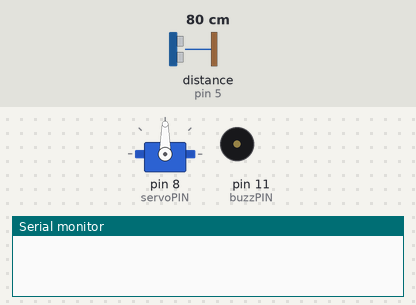
Bench run of a sketch on a simulated Arduino Uno, built with avr-gcc and run on an emulated ATmega328P. Shown: servo, buzzer (waves = sounding), the last lines printed to the serial monitor. Wiring (inferred from the names in the program): ultrasonic range finder: trigger pin 3; echo pin 5. The test bench sets the inputs (shaded band); at power-on: distance to the obstacle (sensor on pin 5) 80 cm. The echo pulse lasts 58.3 µs per cm.

Above: at 1.2 s.
1.3 s: distance to the obstacle (sensor on pin 5) set to 27 cm
2.8 s: distance to the obstacle (sensor on pin 5) set to 23 cm
At 2.92 s:
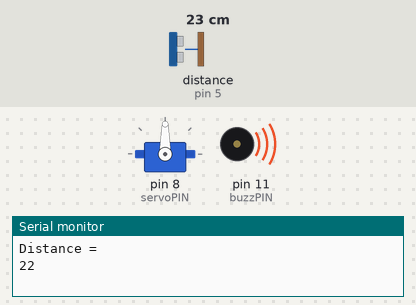
Timing chart, 0 to 11.8 s (numbered marks = the images above; inputs shaded):
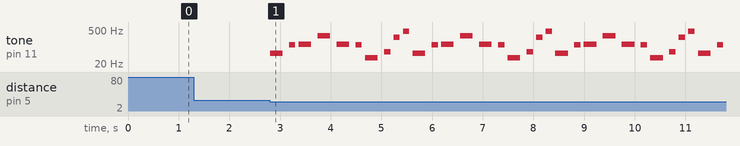

Measured:
- the behaviour switches between 26 and 25 cm on distance to the obstacle (sensor on pin 5) (found by bisection; images 0 and 1)
- after the input at 1.3 s, every drawn part: stays the same

The sketch:

Automated_Door_with_a_Music_System.ino
```cpp
/******************************************************/
/*                                                    */
/*   Arduino_Project                                  */
/*                                                    */
/*   Mohammed Ashfaqul Islam Chowdhury                */
/*   40081235                                         */
/*                                                    */
/*   MD Inan Bin Taher                                */
/*   40074374                                         */
/*                                                    */
/******************************************************/

//Pitch_library
#define NOTE_B0  31
#define NOTE_C1  33
#define NOTE_CS1 35
#define NOTE_D1  37
#define NOTE_DS1 39
#define NOTE_E1  41
#define NOTE_F1  44
#define NOTE_FS1 46
#define NOTE_G1  49
#define NOTE_GS1 52
#define NOTE_A1  55
#define NOTE_AS1 58
#define NOTE_B1  62
#define NOTE_C2  65
#define NOTE_CS2 69
#define NOTE_D2  73
#define NOTE_DS2 78
#define NOTE_E2  82
#define NOTE_F2  87
#define NOTE_FS2 93
#define NOTE_G2  98
#define NOTE_GS2 104
#define NOTE_A2  110
#define NOTE_AS2 117
#define NOTE_B2  123
#define NOTE_C3  131
#define NOTE_CS3 139
#define NOTE_D3  147
#define NOTE_DS3 156
#define NOTE_E3  165
#define NOTE_F3  175
#define NOTE_FS3 185
#define NOTE_G3  196
#define NOTE_GS3 208
#define NOTE_A3  220
#define NOTE_AS3 233
#define NOTE_B3  247
#define NOTE_C4  262
#define NOTE_CS4 277
#define NOTE_D4  294
#define NOTE_DS4 311
#define NOTE_E4  330
#define NOTE_F4  349
#define NOTE_FS4 370
#define NOTE_G4  392
#define NOTE_GS4 415
#define NOTE_A4  440
#define NOTE_AS4 466
#define NOTE_B4  494
#define NOTE_C5  523
#define NOTE_CS5 554
#define NOTE_D5  587
#define NOTE_DS5 622
#define NOTE_E5  659
#define NOTE_F5  698
#define NOTE_FS5 740
#define NOTE_G5  784
#define NOTE_GS5 831
#define NOTE_A5  880
#define NOTE_AS5 932
#define NOTE_B5  988
#define NOTE_C6  1047
#define NOTE_CS6 1109
#define NOTE_D6  1175
#define NOTE_DS6 1245
#define NOTE_E6  1319
#define NOTE_F6  1397
#define NOTE_FS6 1480
#define NOTE_G6  1568
#define NOTE_GS6 1661
#define NOTE_A6  1760
#define NOTE_AS6 1865
#define NOTE_B6  1976
#define NOTE_C7  2093
#define NOTE_CS7 2217
#define NOTE_D7  2349
#define NOTE_DS7 2489
#define NOTE_E7  2637
#define NOTE_F7  2794
#define NOTE_FS7 2960
#define NOTE_G7  3136
#define NOTE_GS7 3322
#define NOTE_A7  3520
#define NOTE_AS7 3729
#define NOTE_B7  3951
#define NOTE_C8  4186
#define NOTE_CS8 4435
#define NOTE_D8  4699
#define NOTE_DS8 4978

//Servo
#include <Servo.h>
const int servoPIN = 8;
Servo motor;

//Ultrasonic_Sensor
const int trigPIN = 3;
const int echoPIN = 5;
long duration;
int distance;

//Buzzer
const int buzzPIN = 11;

int FREQ[] = {NOTE_A1,NOTE_B2,NOTE_C3,NOTE_D4,NOTE_C3,NOTE_B2,NOTE_D1,NOTE_C2,NOTE_B3,NOTE_A4};
int noteTIME[] = {4,8,4,4,4,8,4,8,8,8};

int notePLAY;
int notePAUSE;


void setup() {

Serial.begin(9600);

//Servo
motor.attach(servoPIN);

//Ultrasonic_Sensor
pinMode(trigPIN,OUTPUT);
pinMode(echoPIN,INPUT);


}

void ultrasonic_distance(int trigPIN,int echoPIN) {
  digitalWrite(trigPIN,HIGH);
  delayMicroseconds(2);
  digitalWrite(trigPIN,LOW);
  delayMicroseconds(10);
  digitalWrite(trigPIN,HIGH);

  duration = pulseIn(echoPIN,HIGH);
  distance = duration*0.034/2;
}

void loop() {

//Ultrasonic_Sensor
ultrasonic_distance(trigPIN,echoPIN);
//Buzzer
if(distance<25) {

  for(int mick=0; mick<10; mick++) {
      Serial.println("Distance = ");
      Serial.print(distance);
    notePLAY = 1000/noteTIME[mick];

    tone(buzzPIN, FREQ[mick], notePLAY);

    notePAUSE = notePLAY*1.50;
    delay(notePAUSE);

    noTone(buzzPIN);
  }

    //Servo
    if(distance<15) {
  Serial.println("Distance = ");
  Serial.print(distance);
  Serial.println("  It's TIME!");

  //Servo
  //Open_door
  for(int angle = 0; angle < 120; angle++)
  {
    motor.write(angle);
    delay(15);
  }
  //Close_door
  for(int angle = 120; angle > 0; angle--)
  {
    motor.write(angle);
    delay(15);
  }
}
}


}
```
